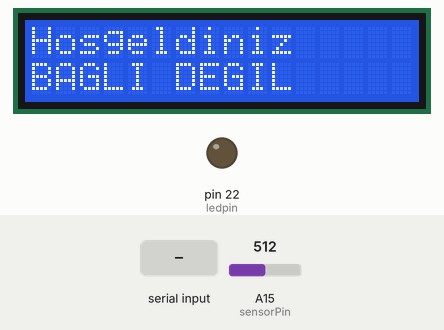
Recording of a sketch running on a simulated Arduino Mega 2560, built with avr-gcc and run on an emulated ATmega2560. Shown: 16×2 character LCD, output pins drawn as LEDs (lit = HIGH). The test bench sets the inputs (shaded band); at power-on: A15 (sensorPin) = 512. What the sketch prints to the serial monitor is not drawn.

Above: at 1.2 s.
1.3 s: "1\n" received over Serial
At 2.3 s:
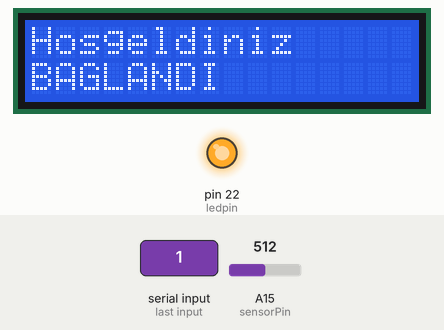
3.0 s: A15 (sensorPin) set to 56
4.5 s: A15 (sensorPin) set to 46
9.5 s: "0\n" received over Serial
At 10.0 s:
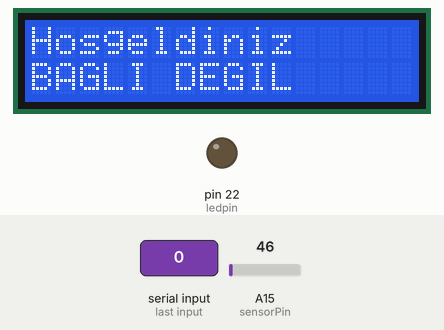
Timing chart, 0 to 12.3 s (numbered marks = the images above; inputs shaded):
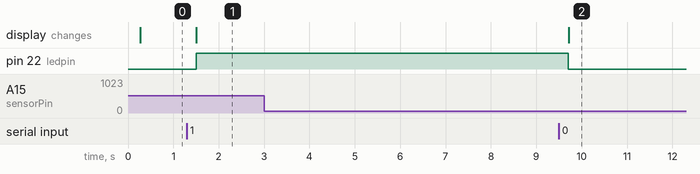

Measured:
- after the input at 1.3 s, pin 22 (ledpin): LOW → HIGH after 0.20 s; the display: changes after 0.20 s (image 1)
- after the input at 3.0 s, every drawn part: stays the same
- after the input at 4.5 s, every drawn part: stays the same
- after the input at 9.5 s, pin 22 (ledpin): HIGH → LOW after 0.20 s; the display: changes after 0.21 s (image 2)

The sketch:

GZS_Proje.ino
```cpp
#include <SoftwareSerial.h>
#include <LiquidCrystal.h>

LiquidCrystal lcd(8, 9, 4, 5, 6, 7);

char data = 0;
int ledpin = 22;
int sensorPin = A15;
int sensorValue;
boolean bagli = false;
void setup() {
  // put your setup code here, to run once:
  Serial.begin(9600); //sets serial port for communication
  pinMode(ledpin, OUTPUT);  //Sets digital pin 13 as output pin
  //Serial.print("baglandi");

   // set up the LCD's number of columns and rows:
  lcd.begin(16, 2);
  // Print a message to the LCD.
  lcdyaz();
  lcd.setCursor(0,1);
  lcd.print("Baglaniliyor...");
}

void loop() {

    // Işık sensöründen gelen veriyi oku.
    sensorValue = analogRead(sensorPin); // read the value from the sensor
    delay(100);
    if(sensorValue>50){
      Serial.print('r');
      delay(100);
    }else{
      Serial.print('s');
      delay(100);
    }

    // Seri porttan gelen sinyali al
    if(Serial.available() > 0)
    {
      data = Serial.read();
      Serial.print(data);
      Serial.print("\n");
      if(data == '1'){
        digitalWrite(ledpin, HIGH);
        bagli = true;// Checks whether value of data is equal to 1
      }                         //If value is 1 then LED turns ON
      else if(data == '0'){
        digitalWrite(ledpin, LOW);
        bagli = false;//  Checks whether value of data is equal to 0
      }
    }

    // LCD YAZ
    if(bagli){
      lcd.clear();
      lcdyaz();
      lcd.setCursor(0,1);
      lcd.print("BAGLANDI");
    }else{
      lcd.clear();
      lcdyaz();
      lcd.setCursor(0,1);
      lcd.print("BAGLI DEGIL");
    }

}

// LCD'yi başlangıç poziyonuna çek
void lcdyaz(){
  lcd.setCursor(0,0);
  lcd.print("Hosgeldiniz");

}
```
